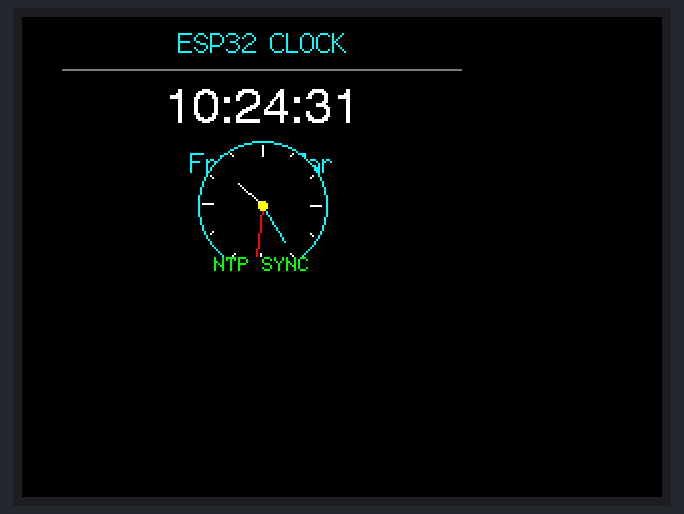
The sketch below on a simulated ESP32. On the bench: 320×240 colour display. WiFi joins after 1.5 s; servers stay silent unless stated; the local clock reads 2024-03-15 10:24:30 at power-on unless the sketch sets it; what the sketch prints to the serial monitor is not drawn.

Above: at 2.0 s.
At 5.2 s:
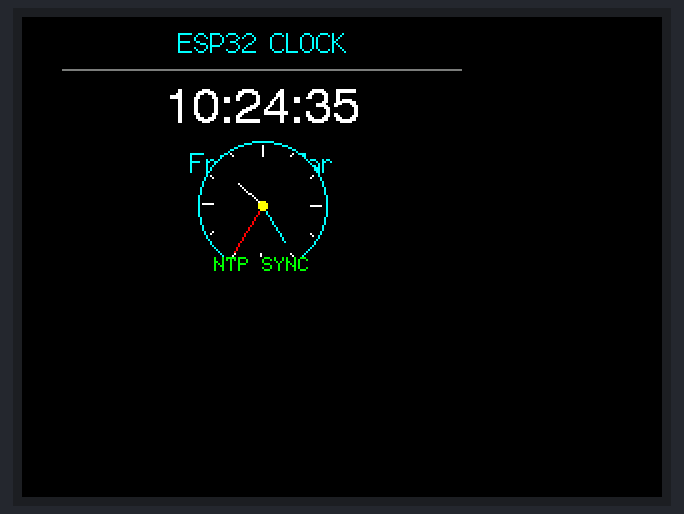
At 8.5 s:
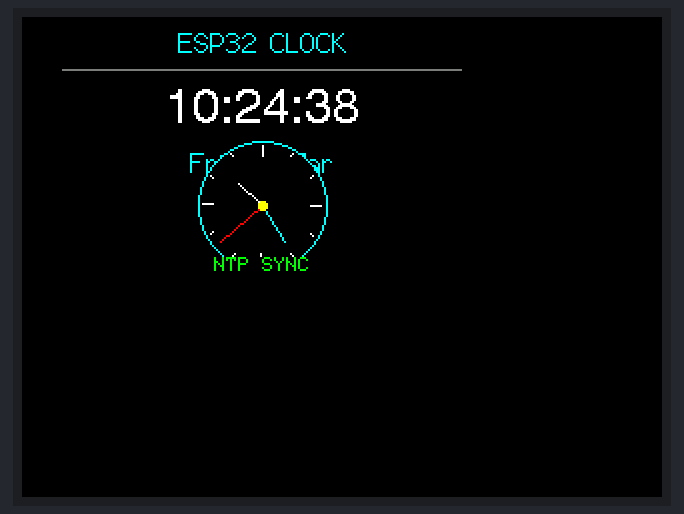
At 16.2 s:
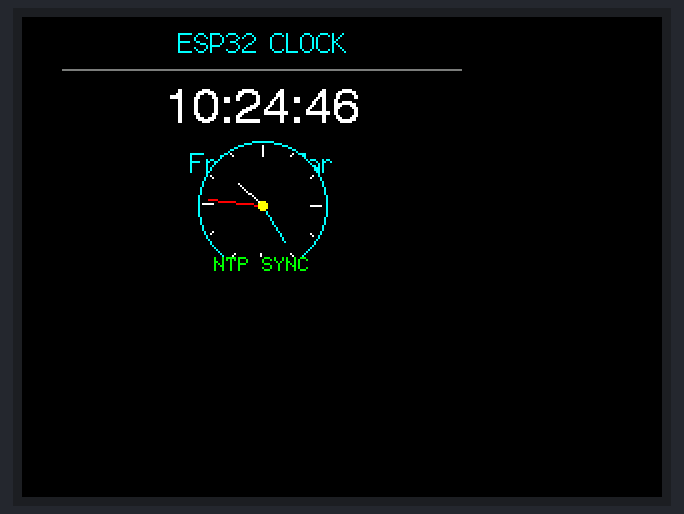
At 22.7 s:
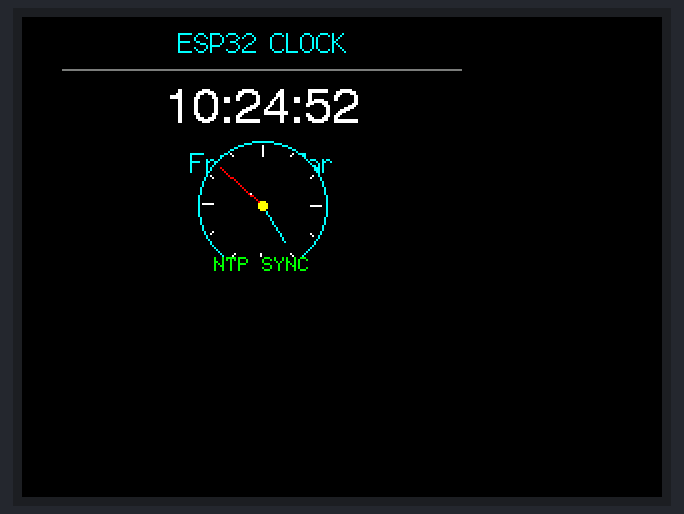
At 30.4 s:
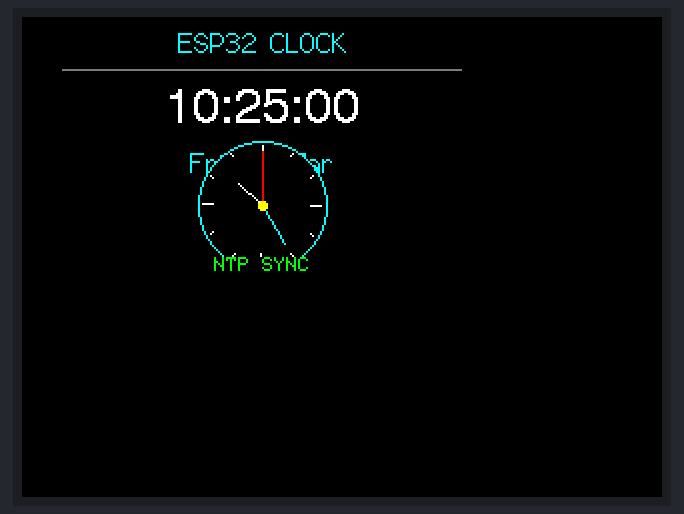

The sketch:

clock_test.ino
```cpp
#include <WiFi.h>
#include <time.h>
#include <TFT_eSPI.h>
#include <math.h>

TFT_eSPI tft = TFT_eSPI();

const int clockX = 120;
const int clockY = 94;
const int clockR = 32;

void drawHand(float angle, int length, uint16_t colour, int width = 1) {
    float radians = (angle - 90) * PI / 180.0;
    int x = clockX + cos(radians) * length;
    int y = clockY + sin(radians) * length;

    tft.drawLine(clockX, clockY, x, y, colour);
}

void drawClock(struct tm *timeInfo) {
    tft.fillCircle(clockX, clockY, clockR, TFT_BLACK);
    tft.drawCircle(clockX, clockY, clockR, TFT_CYAN);

    for (int i = 0; i < 12; i++) {
        float angle = i * 30 * PI / 180.0;
        int inner = (i % 3 == 0) ? clockR - 7 : clockR - 4;

        int x1 = clockX + cos(angle - PI / 2) * inner;
        int y1 = clockY + sin(angle - PI / 2) * inner;
        int x2 = clockX + cos(angle - PI / 2) * (clockR - 2);
        int y2 = clockY + sin(angle - PI / 2) * (clockR - 2);

        tft.drawLine(x1, y1, x2, y2, TFT_WHITE);
    }

    float seconds = timeInfo->tm_sec;
    float minutes = timeInfo->tm_min + seconds / 60.0;
    float hours = (timeInfo->tm_hour % 12) + minutes / 60.0;

    drawHand(hours * 30, 15, TFT_WHITE, 3);
    drawHand(minutes * 6, 22, TFT_CYAN, 2);
    drawHand(seconds * 6, 27, TFT_RED);

    tft.fillCircle(clockX, clockY, 2, TFT_YELLOW);
}


void setup() {
    Serial.begin(115200);

    tft.init();
    tft.setRotation(1);
    tft.fillScreen(TFT_BLACK);

    tft.setTextColor(TFT_CYAN, TFT_BLACK);
    tft.drawCentreString("ESP32 CLOCK", 120, 4, 2);
    tft.drawFastHLine(8, 25, 224, TFT_DARKGREY);

    tft.setTextColor(TFT_WHITE, TFT_BLACK);
    tft.drawString("Connecting...", 5, 55, 2);

    WiFi.begin(
        "eduroam",
        WPA2_AUTH_PEAP,
        "zcabtal@ucl.ac.uk",
        "zcabtal@ucl.ac.uk",
        "Qazxcde123!@#$"
    );

    while (WiFi.status() != WL_CONNECTED) {
        delay(500);
        Serial.print(".");
    }

    Serial.println("\nWiFi connected");

    configTzTime(
        "GMT0BST,M3.5.0/1,M10.5.0/2",
        "pool.ntp.org",
        "time.nist.gov"
    );

    tft.fillScreen(TFT_BLACK);
    tft.setTextColor(TFT_CYAN, TFT_BLACK);
    tft.drawCentreString("ESP32 CLOCK", 120, 4, 2);
    tft.drawFastHLine(8, 25, 224, TFT_DARKGREY);
}

void loop() {
    struct tm timeInfo;

    if (getLocalTime(&timeInfo, 1000)) {
        char timeString[20];
        char dateString[20];

        strftime(timeString, sizeof(timeString), "%H:%M:%S", &timeInfo);
        strftime(dateString, sizeof(dateString), "%a, %d %b", &timeInfo);

        Serial.println(timeString);

        tft.fillScreen(TFT_BLACK);

        tft.setTextColor(TFT_CYAN, TFT_BLACK);
        tft.drawCentreString("ESP32 CLOCK", 120, 5, 2);
        tft.drawFastHLine(20, 26, 200, TFT_DARKGREY);

        tft.setTextColor(TFT_WHITE, TFT_BLACK);
        tft.drawCentreString(timeString, 120, 34, 4);

        tft.setTextColor(TFT_CYAN, TFT_BLACK);
        tft.drawCentreString(dateString, 120, 65, 2);

        drawClock(&timeInfo);

        tft.setTextColor(TFT_GREEN, TFT_BLACK);
        tft.drawCentreString("NTP SYNC", 120, 132 - 12, 1);
    } else {
        Serial.println("Waiting for time synchronisation");
    }

    delay(1000);
}
```

Measured:
- what the display in image 0 shows lasts 1.1 s, from 1.9 s to 3.0 s
